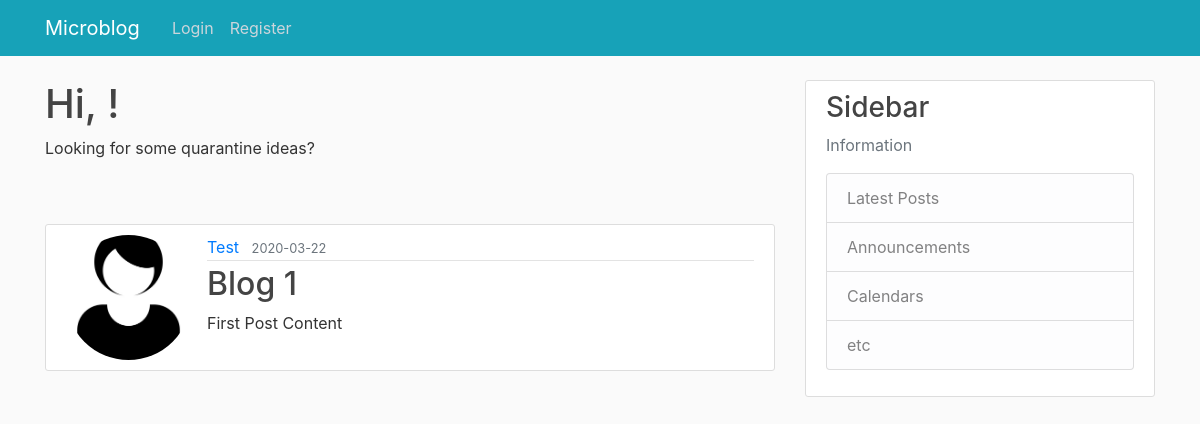
/post/1, run on the app's committed database.
### microblog/models.py (models this page shows, shortened)
class User(db.Model, UserMixin):
    id = db.Column(db.Integer, primary_key=True)
    username = db.Column(db.String(30), unique=True, nullable=False)
    email = db.Column(db.String(30), unique=True, nullable=False)
    image_file = db.Column(db.String(20), nullable=False, default='default.jpg')
    password = db.Column(db.String(60), nullable=False)
    posts = db.relationship('Post', backref='author', lazy='dynamic')

class Post(db.Model):
    id = db.Column(db.Integer, primary_key=True)
    title = db.Column(db.String(100), nullable=False)
    date_posted = db.Column(db.DateTime, nullable=False, default=datetime.utcnow)
    content = db.Column(db.Text, nullable=False)
    user_id = db.Column(db.Integer, db.ForeignKey('user.id'), nullable=False)

### microblog/routes.py (the view)
@app.route('/post/<int:post_id>', methods=['GET', 'POST'])
def post(post_id):
    post = Post.query.get_or_404(post_id)
    return render_template('post.html', title=post.title, post=post)

### microblog/templates/post.html (shortened to what this page needs)
{% extends "layout.html" %}
{% block main %}
<h1>Hi, {{ current_user.username }}!</h1>
<p> Looking for some quarantine ideas?</p>
<br><br>
    <article class="media content-section">
            <img class="rounded-circle article-img" src="{{url_for('static', filename='img/'+ post.author.image_file) }}">
            <div class="media-body">
                <div class="article-metadata">
                    <a class="mr-2" href="#">{{ post.author.username }}</a>
                    <small class="text-muted">{{ post.date_posted.strftime('%Y-%m-%d') }}</small>
                </div>
                <h2 class="article-title">{{ post.title }}</h2>
                <p class="article-content">{{ post.content }}</p>
            </div>
        </article>
{% endblock %}

### microblog/static/main.css (style rules this page uses)
body { background: #fafafa; color: #333333; margin-top: 5rem; }
h1, h2, h3, h4, h5, h6 { color: #444444; }
.content-section { background: #ffffff; padding: 10px 20px; border: 1px solid #dddddd; border-radius: 3px; margin-bottom: 20px; }
.article-title { color: #444444; }
.article-content { white-space: pre-line; }
.article-img { object-fit: cover; height: 125px; width: 125px; margin-right: 16px; }
.article-metadata { padding-bottom: 1px; margin-bottom: 4px; border-bottom: 1px solid #e3e3e3 }

### data on the page
User: image_file (placeholder picture), author.username "Test"
Post: date_posted "2020-03-22", title "Blog 1", content "First Post Content"
